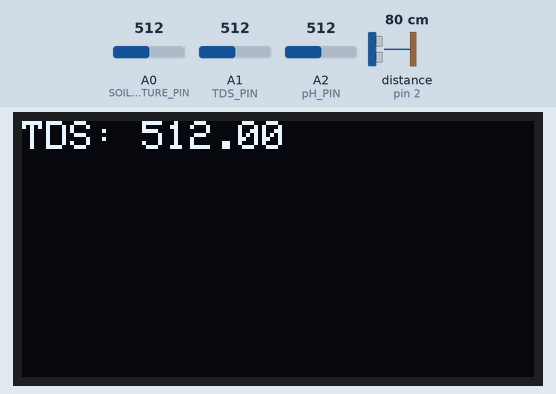
Simulated run of this sketch. Board: Arduino Mega 2560, built with avr-gcc and run on an emulated ATmega2560. Parts: 128×64 one-colour display. Wiring (inferred from the names in the program): ultrasonic range finder: trigger pin 3; echo pin 2. The test bench sets the inputs (shaded band); at power-on: A1 (TDS_PIN) = 512, A0 (SOIL_MOISTURE_PIN) = 512, A2 (pH_PIN) = 512, distance to the obstacle (sensor on pin 2) 80 cm. The echo pulse lasts 58.3 µs per cm; storage starts empty; what the sketch prints to the serial monitor is not drawn.

Above: at 1.2 s.
1.3 s: A1 (TDS_PIN) set to 716
At 3.6 s:
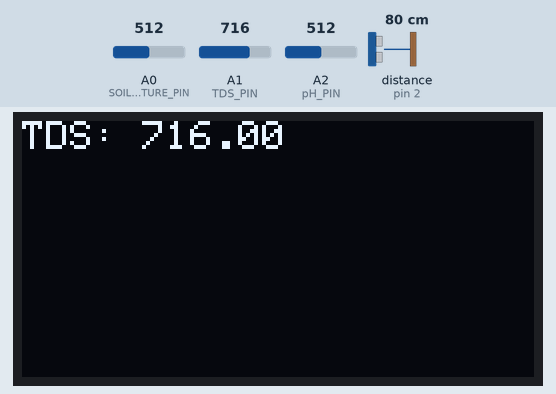
13.2 s: A1 (TDS_PIN) set to 760
At 16.1 s:
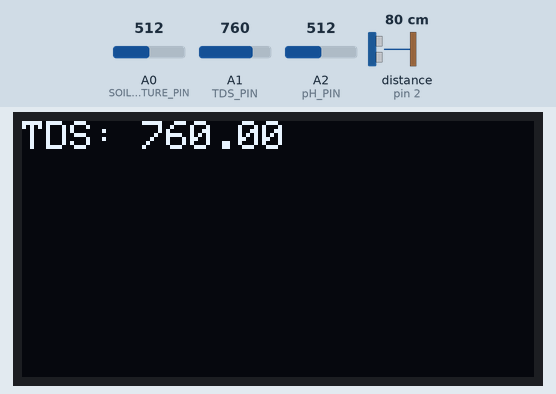
16.5 s: A1 (TDS_PIN) set to 740
At 19.2 s:
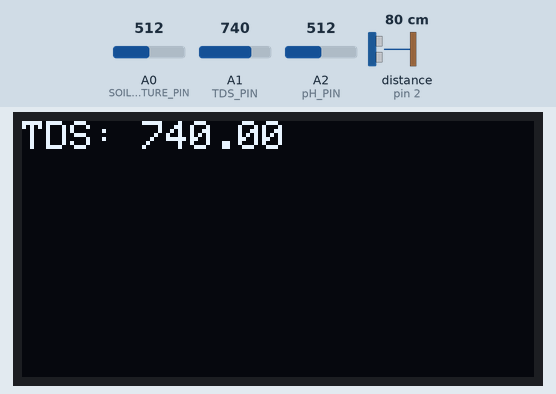
Timing chart, 0 to 20.7 s (numbered marks = the images above; inputs shaded):
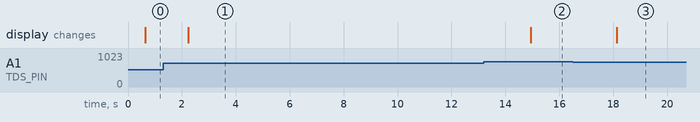

Measured:
- after the input at 1.3 s, the display: changes after 0.93 s (image 1)
- after the input at 13.2 s, the display: changes after 1.7 s (image 2)
- after the input at 16.5 s, the display: changes after 1.6 s (image 3)

The sketch:

drip_irrigation.ino
```cpp
#include <Wire.h>
#include <SPI.h>
#include <SD.h>
#include <Adafruit_GFX.h>
#include <Adafruit_SSD1306.h>

#define OLED_RESET 4
#define SCREEN_WIDTH 128
#define SCREEN_HEIGHT 64

Adafruit_SSD1306 display(SCREEN_WIDTH, SCREEN_HEIGHT, &Wire, OLED_RESET);

const int TDS_PIN = A1; // Pin analog untuk sensor TDS
const int pH_PIN = A2;  // Sambungkan kabel hitam (output) ke pin A2
const int SOIL_MOISTURE_PIN = A0; // Pin analog untuk sensor kelembapan tanah
const int US_TRIG_PIN = 3; // Pin trigger ultrasonik
const int US_ECHO_PIN = 2; // Pin echo ultrasonik

//SD CARDD
const int CHIP_SELECT_PIN = 53; // Pin CS untuk modul microSD

// const int VALVE_PIN = 5;

const float AREA = 50;

//define sound speed in cm/uS
#define SOUND_SPEED 0.034

File dataFile;

void setup() {
  Serial.begin(9600);
  Serial.println('12345');

  pinMode(US_TRIG_PIN, OUTPUT); // Sets the trigPin as an Output
  pinMode(US_ECHO_PIN, INPUT); // Sets the echoPin as an Input

  // Inisialisasi layar OLED
  if (!display.begin(SSD1306_SWITCHCAPVCC, 0x3C)) {
    Serial.println("SSD1306 allocation failed");
    for (;;);
  }else{
    Serial.println("SSD1306 successful");
  }

  // Inisialisasi modul microSD
  if (!SD.begin(CHIP_SELECT_PIN)) {
    Serial.println("Failed to initialize SD card");
    return;
  }
  Serial.println("SD card initialized.");

  // Tulis header ke file data pada microSD
  dataFile = SD.open("sensor_data.txt", FILE_WRITE);
  if (dataFile) {
    dataFile.println("Timestamp, TDS, pH, Soil Moisture, Distance (cm)");
    dataFile.close();
  } else {
    Serial.println("Error opening data file.");
  }
}

void loop() {
  // Baca data dari setiap sensor
  float tds = readTDS();
  // float pH = readPH();
  float soilMoisture = readSoilMoisture();
  float distance = readUltrasonicVolume();
  float pH = readPH();
  Serial.print("soilMoisture: ");
  Serial.println(soilMoisture);
  // Conditioning for Soil Moisture
  if (soilMoisture <= 750) {
    Serial.println ("Wet Soil");
  } else {
    Serial.println ("Dry Soil");
  }


  Serial.print("tds: ");
  Serial.println(tds);
  Serial.print("distance: ");
  Serial.println(distance);
  if (distance > 8170) {
    Serial.println("Wadah Air Penuh");
  } else {
    Serial.println("Wadah Kurang Air");
  }

  // controlValve(soilMoisture);

  // Tampilkan data di layar OLED
  display.clearDisplay();
  display.setTextSize(1);
  display.setTextColor(WHITE);
  display.setCursor(0, 0);
  display.print("TDS: ");
  display.println(tds);
  // display.print("pH: ");
  // display.println(pH);
  // display.print("Soil Moisture: ");
  // display.println(soilMoisture);
  // display.print("Distance: ");
  // display.println(distance);
  display.display();

  // Simpan data ke kartu microSD
  saveDataToSD(tds, -1, pH, distance);

  delay(1000); // Delay 1 detik
}

float readTDS() {
  int rawValue = analogRead(TDS_PIN);
  float voltage = rawValue * (5.0 / 1023.0);
  float tdsValue = (133.42 * voltage * voltage * voltage - 255.86 * voltage * voltage + 857.39 * voltage) * 0.5;
  return rawValue;
}

float readSoilMoisture() {
  int rawValue = analogRead(SOIL_MOISTURE_PIN);
  // Sesuaikan dengan karakteristik sensor kelembapan tanah
  return rawValue;
}

float readUltrasonicVolume() {
  digitalWrite(US_TRIG_PIN, LOW);
  delayMicroseconds(5);
  digitalWrite(US_TRIG_PIN, HIGH);
  delayMicroseconds(10);
  digitalWrite(US_TRIG_PIN, LOW);
  float duration = pulseIn(US_ECHO_PIN, HIGH);
  Serial.print("duration:");
  Serial.println(duration);
  // float distanceCM = duration / 35 / 2;
  // float distOUT = ((-1.2231 * distanceCM) + 160.18);
  float distance = (duration / 2) * SOUND_SPEED;
  // float distout = ((distance*AREA) * -81.666) + 8637.4;
  return distance*AREA;
}

void saveDataToSD(float tds, float pH, float soilMoisture, float distance) {
  dataFile = SD.open("sensor_data.txt", FILE_WRITE);
  if (dataFile) {
    dataFile.print(millis());
    dataFile.print(", ");
    dataFile.print(tds);
    dataFile.print(", ");
    dataFile.print(pH);
    dataFile.print(", ");
    dataFile.print(soilMoisture);
    dataFile.print(", ");
    dataFile.println(distance);
    dataFile.close();
  } else {
    Serial.println("Error opening data file.");
  }
}

float readPH() {
  // Membaca nilai analog dari sensor pH
  int sensorValue = analogRead(pH_PIN);
  delay(500);

  // Rumus didapat berdasarkan datasheet
  float outputValue = (-0.0456 * sensorValue) + 16.6644;

  // Menampilkan nilai sensor dan nilai pH di Serial Monitor
  Serial.print("adc = ");
  Serial.print(sensorValue);
  Serial.print(" | pH = ");
  Serial.println(outputValue);

  return outputValue;
}


// void controlValve(float soilMoisture) {
//   int referenceMoisture = 50;

//   if (soilMoisture < referenceMoisture) {
//     digitalWrite(VALVE_PIN, HIGH);
//     Serial.println("Valve opened");
//   } else {
//     digitalWrite(VALVE_PIN, LOW);
//     Serial.println("Valve closed");
//   }
// }
```
